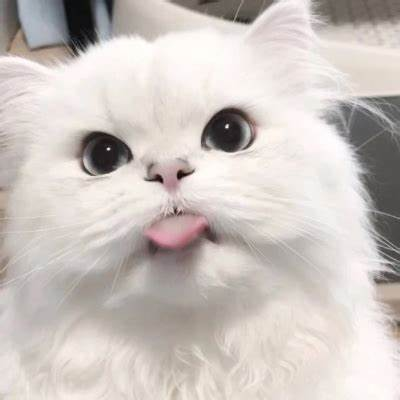
#> input picture data/video/cat.jpg, 400 x 400 px
$ jupyter execute '图像金字塔.ipynb'
#> lines starting #> are read from the running program, lines starting #| are printed output that depends on the picture
要求行列都是偶数

[cell 1]
import cv2
import numpy as np
def cv2_show(im):
    cv2.namedWindow('image',cv2.WINDOW_NORMAL)
    cv2.imshow('image',im)
    cv2.waitKey(0)
    cv2.destroyAllWindows()

[cell 2]
img=cv2.imread('../data/video/cat.jpg')
#> img is the input picture: shape (400, 400, 3); mean B, G, R 191.4, 195.7, 203.5
cv2_show(img)
img.shape
#> Out = (400, 400, 3)

[cell 3]
up=cv2.pyrUp(img)
cv2_show(up)
up.shape
#> Out = (800, 800, 3)

[cell 4]
down=cv2.pyrDown(img)
cv2_show(down)
down.shape
#> Out = (200, 200, 3)

[cell 5]
up_down=cv2.pyrDown(up)
cv2_show(cv2.hconcat([img,up_down]))
#> in cv2_show (call 4), `cv2.imshow('image',im)`:
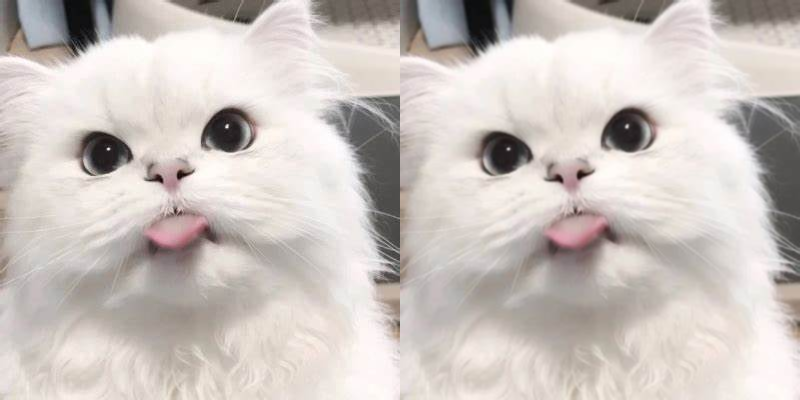
#> window 'image': shape (400, 800, 3); mean B, G, R 191.4, 195.7, 203.6

up_down.shape
#> Out = (400, 400, 3)

[cell 6]
down_up=cv2.pyrUp(down)
cv2_show(cv2.hconcat([img,down_up]))
down_up.shape
#> Out = (400, 400, 3)

laplacian金字塔
l=原始-低通滤波-缩小-放大-相减
保留了卷积和下采样的损失

[cell 7]
l=img-down_up
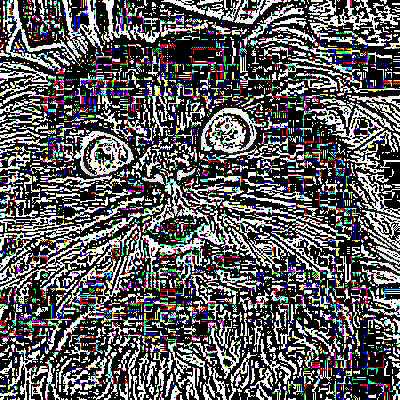
#> l: shape (400, 400, 3); mean B, G, R 92.5, 91, 91.7
cv2_show(l)
